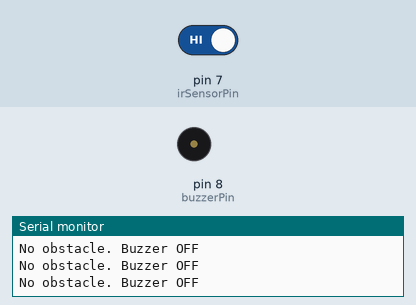
Simulated run of this sketch. Board: Arduino Uno, built with avr-gcc and run on an emulated ATmega328P. Shown: buzzer (waves = sounding, pin HIGH), the last lines printed to the serial monitor. The test bench sets the inputs (shaded band); at power-on: pin 7 (irSensorPin) HIGH.

Above: at 1.2 s.
1.3 s: pin 7 (irSensorPin) driven LOW
At 1.8 s:
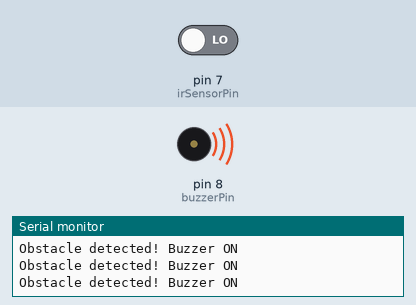
2.8 s: pin 7 (irSensorPin) driven HIGH
At 3.1 s:
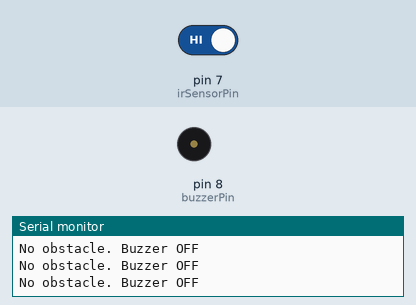
Timing chart, 0 to 5.8 s (numbered marks = the images above; inputs shaded):
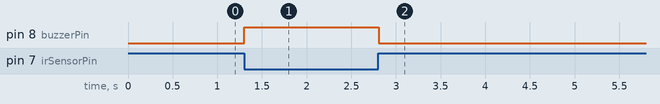

The sketch:

3DiwaliObstacleUsingIRBuzzer.ino
```cpp
// Define pin numbers
const int irSensorPin = 7;   // IR sensor output connected to digital pin 7
const int buzzerPin = 8;      // Buzzer connected to digital pin 8

void setup() {
  pinMode(irSensorPin, INPUT);  // Set the IR sensor pin as an input
  pinMode(buzzerPin, OUTPUT);   // Set the buzzer pin as an output
  Serial.begin(9600);           // Initialize serial communication for debugging
}

void loop() {
  int sensorState = digitalRead(irSensorPin);  // Read the IR sensor state

  if (sensorState == LOW) {  // Obstacle detected (sensor output HIGH)
    digitalWrite(buzzerPin, HIGH);  // Activate the buzzer
    Serial.println("Obstacle detected! Buzzer ON");
  } else {  // No obstacle detected (sensor output LOW)
    digitalWrite(buzzerPin, LOW);  // Deactivate the buzzer
    Serial.println("No obstacle. Buzzer OFF");
  }

  delay(100);  // Small delay for stable readings
}
```

Measured:
- after the input at 1.3 s, pin 8 (buzzerPin): LOW → HIGH at once
- after the input at 2.8 s, pin 8 (buzzerPin): HIGH → LOW at once
